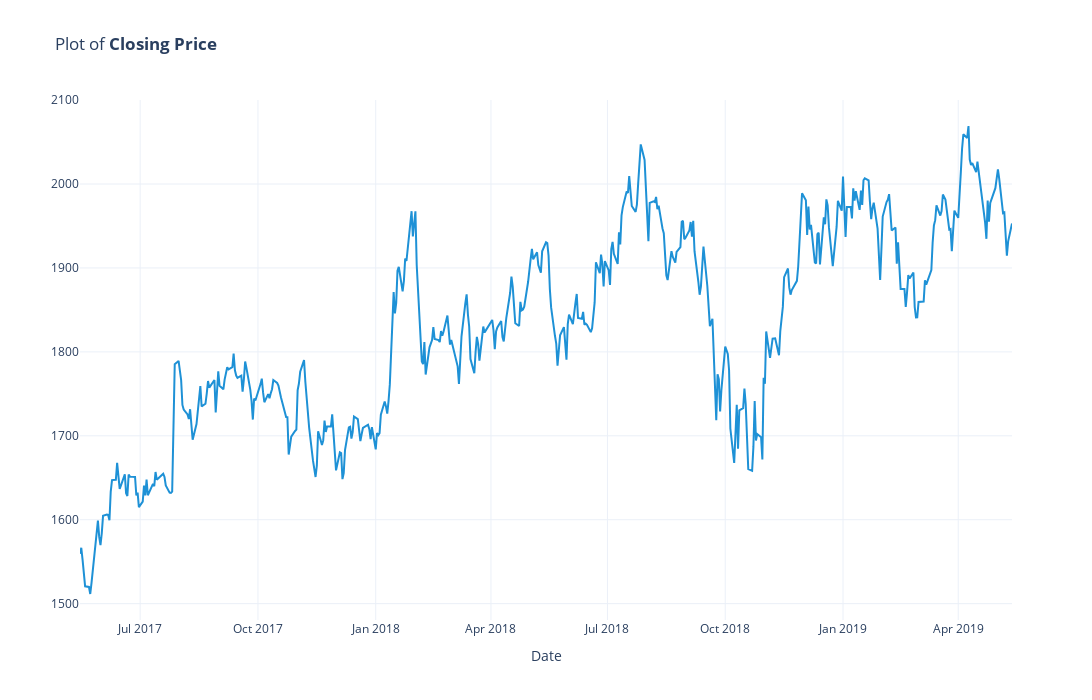

Notebook code for this chart:
### Code cell
trace_close = dict(x = df.index, 
                   y = df['Close Price'], 
                   mode = "lines", 
                   name = 'Closing Price', 
                   marker = dict(color = "#1e91d6"))
layout = dict(title = 'Plot of <b>Closing Price</b>', 
              xaxis_title = 'Date', 
              autosize = False, 
              template = "plotly_dark" if THEME.lower() == 'dark' else 'plotly_white',
              width = 1300, 
              height = 700)
fig = go.Figure(data = go.Scatter(trace_close),
                layout = layout)
fig.show()

### Figure 1 — Plotly figure (JSON) as saved in the notebook; plotly's stock layout.template omitted (floating-point values rounded to 4 significant figures; data arrays with more than 128 entries replaced by an {"elided": "..."} marker saying what was removed)
{"data": [{"marker": {"color": "#1e91d6"}, "mode": "lines", "name": "Closing Price", "type": "scatter", "x": {"elided": "494 str values"}, "y": {"elided": "494 float values"}}], "layout": {"autosize": false, "height": 700, "title": {"text": "Plot of <b>Closing Price</b>"}, "width": 1300, "xaxis": {"title": {"text": "Date"}}}}
